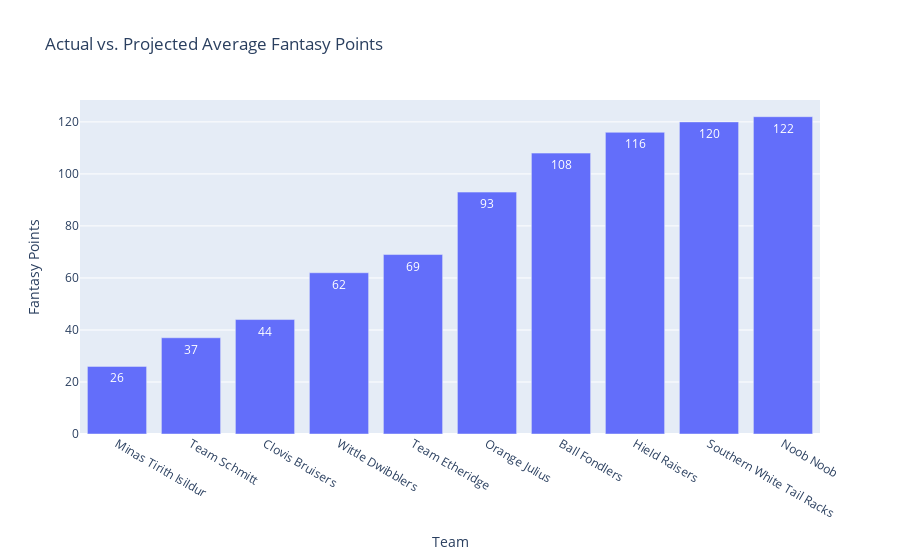

Notebook code cell kept with this figure:
### Code cell
fig = px.bar(pts_diff, x='Team', y='Fantasy Points', title='Actual vs. Projected Average Fantasy Points', text_auto=True)
fig.show()

### Figure 1 — Plotly figure (JSON) as saved in the notebook; plotly's stock layout.template omitted (floating-point values rounded to 4 significant figures)
{"data": [{"alignmentgroup": "True", "hovertemplate": "Team=%{x}<br>Fantasy Points=%{y}<extra></extra>", "legendgroup": "", "marker": {"color": "#636efa", "pattern": {"shape": ""}}, "name": "", "offsetgroup": "", "orientation": "v", "showlegend": false, "textposition": "auto", "texttemplate": "%{y}", "type": "bar", "x": ["Minas Tirith Isildur", "Team Schmitt", "Clovis Bruisers", "Wittle Dwibblers", "Team Etheridge", "Orange Julius", "Ball Fondlers", "Hield Raisers ", "Southern White Tail Racks ", "Noob Noob"], "xaxis": "x", "y": [26, 37, 44, 62, 69, 93, 108, 116, 120, 122], "yaxis": "y"}], "layout": {"barmode": "relative", "legend": {"tracegroupgap": 0}, "title": {"text": "Actual vs. Projected Average Fantasy Points"}, "xaxis": {"anchor": "y", "domain": [0, 1], "title": {"text": "Team"}}, "yaxis": {"anchor": "x", "domain": [0, 1], "title": {"text": "Fantasy Points"}}}}
